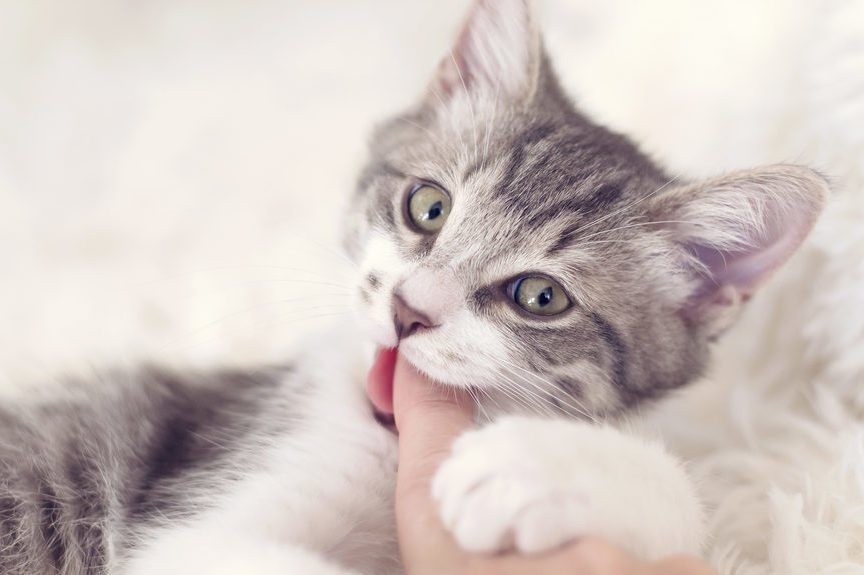
#> input picture Prace_domowe/Praca_domowa7/Grupa1/PrzybylekPaulina/kotek.jpg, 864 x 575 px
$ jupyter execute PracaDomowa7.ipynb
#> lines starting #> are read from the running program, lines starting #| are printed output that depends on the picture; long printed decimals are rounded
# Praca Domowa 7

Autor: Paulina Przybyłek

## Wczytanie danych i odpowiednich pakietów

[cell 1]
from skimage import io
import matplotlib.pyplot as plt
import numpy as np
from sklearn.decomposition import PCA

import warnings
warnings.filterwarnings('ignore')

Wczytajmy obrazek z kotkiem. Jest to kolorowy obrazek zapisany jako plik `.jpg`. Poniżej możemy zobaczyć jak wygląda rzeczywiście.

[cell 2]
image = io.imread('kotek.jpg') # url nie chciał się wczytać - występował problem
#> image is the input picture: shape (575, 864, 3); mean R, G, B 208.9, 197.9, 193.9
print(image[0:2])
#> (printed output is left out)

[cell 3]
def plot_image(image):
    """
    Zwraca obrazek podany jako argument w postaci macierzy.
    """
    plt.figure(figsize=(12, 6))
    plt.imshow(image)
    plt.axis('off')
    plt.show()

plot_image(image)

Ciekawy może nie jest, ale walorem jest uroczy i ładny kotek (szczególnie jak ktoś lubi koty ^^).

## Redukcja wymiarów - PCA

Przyjrzyjmy się wymiarom wczytanego obrazka zanim przejdziemy do redukcji wymiarów.

[cell 4]
image.shape
#> Out = (575, 864, 3)

[cell 5]
# musimy zrobić obrazek 2D
image_2D = np.reshape(image, (575, 864*3))
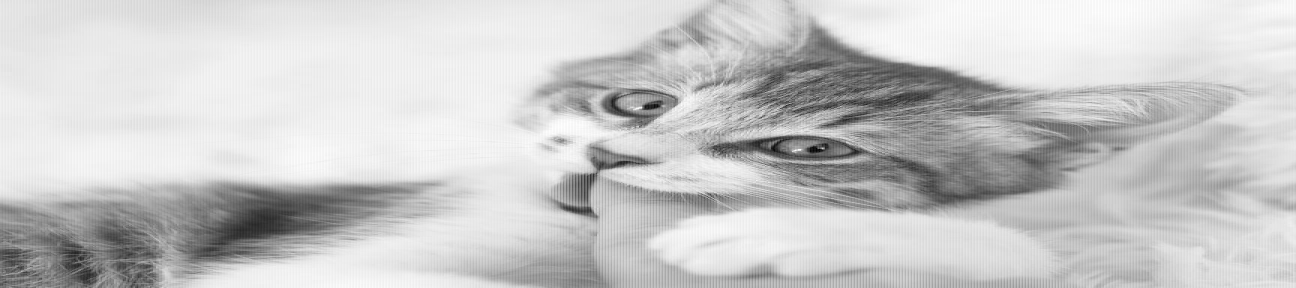
#> image_2D: shape (575, 2592) (shown at 1/2 size); min 0, max 255, mean 200.2
print("Wymiary naszego obrazka: ", image_2D.shape)
#| Wymiary naszego obrazka:  (575, 2592)

Spróbujmy na takim obrazku wykonać PCA - korzystając z implementacji sklearn. Tylko jak ustawić parametry? Spróbujemy `svd_solver = "randomized"` przy ustawionym ziarnie na $0$ a następnie znajdziemy odpowiednią liczbę komponentów do PCA.

[cell 6]
pca = PCA(svd_solver="randomized", random_state=0).fit(image_2D)

plt.figure(figsize=(16,10))
plt.plot(np.cumsum(pca.explained_variance_ratio_)) # skumulowany procent wyjaśnionej wariancji
plt.xlim(-2,80) # dalej nie wzrasta zbytnio
plt.grid(alpha=0.2)
plt.yticks([0.5, 0.6, 0.7, 0.8, 0.9, 0.92, 0.94, 0.96, 0.98, 1.0])
plt.xlabel('Liczba komponentów użytych do PCA')
plt.ylabel('Skumulowany % wyjaśnionej wariancji')
plt.show()
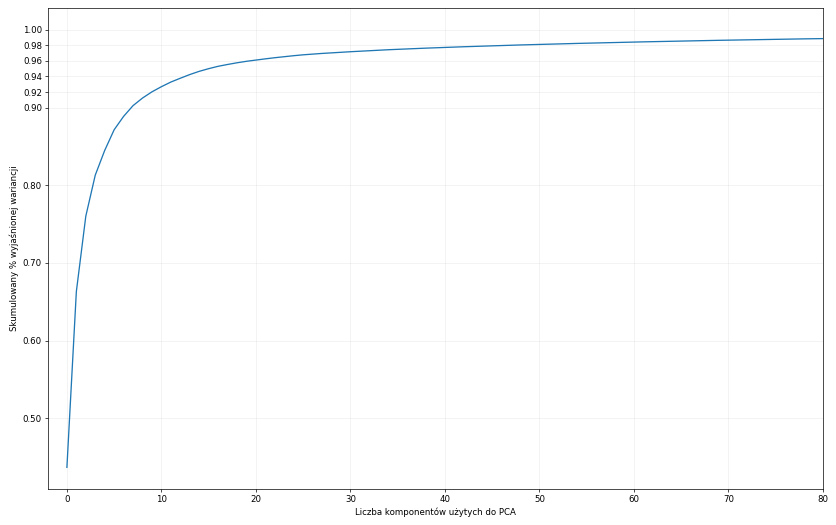
#> figure drawn by matplotlib, 1 panel; curve peaks at x = 573, y = 1

Dla $80$ komponentów uzyskujemy niemal $99\%$ wariancji. I tak znacznie zmniejszymy wymiary, więc zobaczmy jak to wygląda.

[cell 7]
def image_pca(components):
    """
    Funkcja wykonuje PCA na obrazku dla podanej liczby komponentów.
    """
#> called with components = 80
    image_pca = PCA(n_components = components, svd_solver="randomized", random_state=0).fit(image_2D)
    image_reduced = image_pca.transform(image_2D)
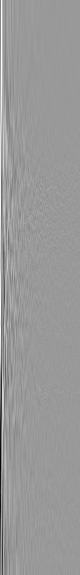
#> image_reduced: shape (575, 80) float64; min -2695.5, max 1785.3, mean 0; drawn with min black and max white
    print("Wymiary po redukcji: ", image_reduced.shape)
#| Wymiary po redukcji:  (575, 80)
    print("Procent wyjaśnionej wariancji: ", np.sum(image_pca.explained_variance_ratio_))
#| Procent wyjaśnionej wariancji:  0.9886
    image_reduced = image_pca.inverse_transform(image_reduced)
#> image_reduced: shape (575, 2592) float64
    return image_reduced

image_reduced = image_pca(80)

[cell 8]
# wróćmy do obrazka z 3 kanałami
image_converted = np.reshape(image_reduced, (575,864,3))

[cell 9]
plot_image((image_converted).astype(np.uint8))

Mimo dużego procentu wariancji kotek stracił na jakości. Jednak pamiętajmy, że wzięliśmy $80$ kompentów z $2592$, więc zmniejszyliśmy objętość $32,4$. Spróbujmy zrobić to dla większej liczby i zobaczmy jak będzie to wyglądać. Co ważne już teraz poza czterema miejscami obraz odtworzył się idealnie, więc wiele nie brakuje.

[cell 10]
image_reduced = image_pca(360)
#> call 2 of image_pca, with components = 360
#> in image_pca (call 2), `image_reduced = image_pca.transform(image_2D)`:
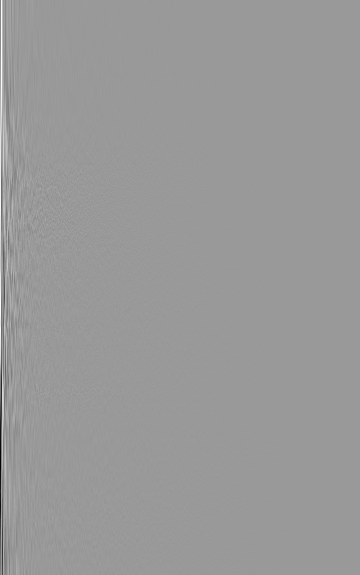
#> image_reduced: shape (575, 360) float64; min -2695.5, max 1785.3, mean 0; drawn with min black and max white
#| Wymiary po redukcji:  (575, 360)
#| Procent wyjaśnionej wariancji:  0.9999
image_converted = np.reshape(image_reduced, (575,864,3))
plot_image((image_converted).astype(np.uint8))
